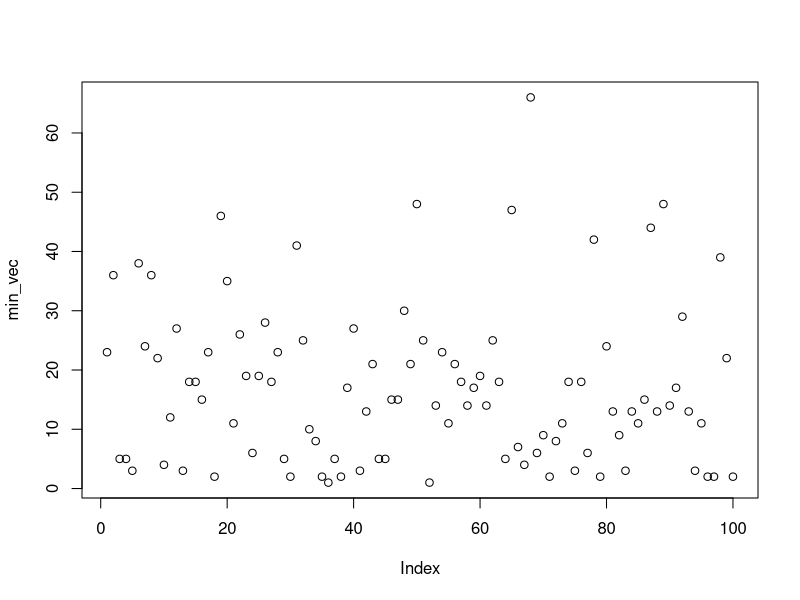

Write R code to recreate this figure.
#===============Problem 6(b)=====================================
simulation_size <- 100
iteration <- 0
min_vec <- c()
while (iteration < simulation_size){
  #randomly draw 5 chips
  drawn_chip <- sample(1:100, 5, replace=T)
  #take the min chip number and insert to min_vec vector
  min_vec <- c(min_vec, min(drawn_chip))
  iteration <- iteration + 1
}
mean(min_vec)
var(min_vec)
plot(min_vec)
